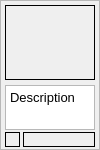
     <widget class="QFrame" name="frame_29">
      <property name="geometry">
       <rect>
        <x>450</x>
        <y>500</y>
        <width>100</width>
        <height>150</height>
       </rect>
      </property>
      <property name="sizePolicy">
       <sizepolicy hsizetype="Fixed" vsizetype="Fixed">
        <horstretch>0</horstretch>
        <verstretch>0</verstretch>
       </sizepolicy>
      </property>
      <property name="frameShape">
       <enum>QFrame::StyledPanel</enum>
      </property>
      <property name="frameShadow">
       <enum>QFrame::Raised</enum>
      </property>
      <widget class="QLabel" name="label_95">
       <property name="geometry">
        <rect>
         <x>5</x>
         <y>5</y>
         <width>90</width>
         <height>75</height>
        </rect>
       </property>
       <property name="sizePolicy">
        <sizepolicy hsizetype="Fixed" vsizetype="Fixed">
         <horstretch>0</horstretch>
         <verstretch>0</verstretch>
        </sizepolicy>
       </property>
       <property name="frameShape">
        <enum>QFrame::Box</enum>
       </property>
       <property name="lineWidth">
        <number>1</number>
       </property>
       <property name="midLineWidth">
        <number>0</number>
       </property>
       <property name="text">
        <string/>
       </property>
      </widget>
      <widget class="QPlainTextEdit" name="plainTextEdit_27">
       <property name="geometry">
        <rect>
         <x>5</x>
         <y>85</y>
         <width>90</width>
         <height>45</height>
        </rect>
       </property>
       <property name="sizePolicy">
        <sizepolicy hsizetype="Fixed" vsizetype="Fixed">
         <horstretch>0</horstretch>
         <verstretch>0</verstretch>
        </sizepolicy>
       </property>
       <property name="font">
        <font>
         <pointsize>10</pointsize>
        </font>
       </property>
       <property name="verticalScrollBarPolicy">
        <enum>Qt::ScrollBarAlwaysOff</enum>
       </property>
       <property name="readOnly">
        <bool>true</bool>
       </property>
       <property name="plainText">
        <string>Description</string>
       </property>
      </widget>
      <widget class="QLabel" name="label_96">
       <property name="geometry">
        <rect>
         <x>5</x>
         <y>132</y>
         <width>15</width>
         <height>15</height>
        </rect>
       </property>
       <property name="sizePolicy">
        <sizepolicy hsizetype="Fixed" vsizetype="Fixed">
         <horstretch>0</horstretch>
         <verstretch>0</verstretch>
        </sizepolicy>
       </property>
       <property name="frameShape">
        <enum>QFrame::Box</enum>
       </property>
       <property name="text">
        <string/>
       </property>
      </widget>
      <widget class="QLabel" name="label_97">
       <property name="geometry">
        <rect>
         <x>23</x>
         <y>132</y>
         <width>72</width>
         <height>15</height>
        </rect>
       </property>
       <property name="frameShape">
        <enum>QFrame::Box</enum>
       </property>
       <property name="text">
        <string/>
       </property>
      </widget>
     </widget>
